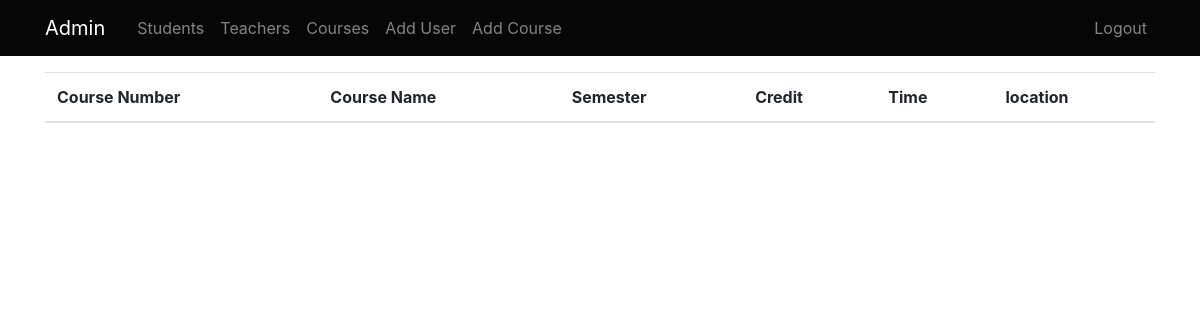
Page /admn/courses on the earlier database version.
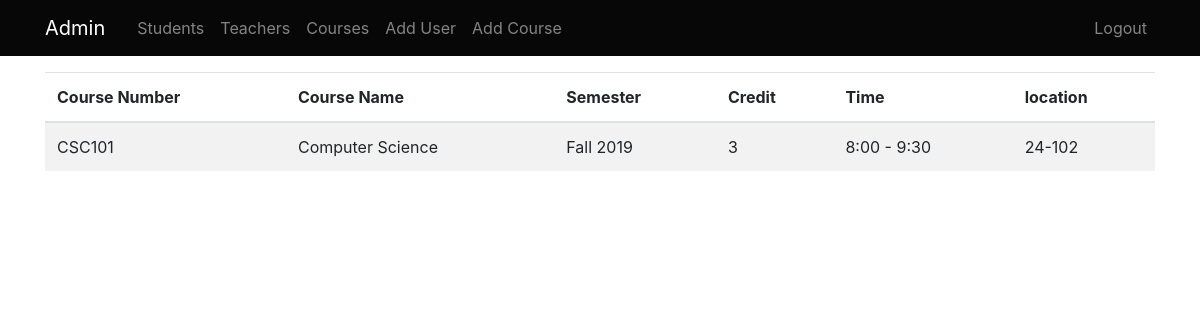
Same page on the later database version.
### application/models.py (models this page shows)
class Course(db.Model):
    __tablename__ = 'course'
    id = db.Column(db.Integer, primary_key=True)
    coursenumber = db.Column(db.String(10), nullable=False, unique=True)
    coursename = db.Column(db.String(15), nullable=False)
    time = db.Column(db.String(20), nullable=False)
    semester = db.Column(db.String(10), nullable=False)
    credit = db.Column(db.String(5), nullable=False)
    location = db.Column(db.String(10), nullable=False)
    teacher_id = db.Column(db.String(20), db.ForeignKey('user.user_id'), nullable=True)

### application/routes.py (the view)
@app.route('/admn/courses', methods=['GET', 'POST'])
def admin_courses():
    courses = Course.query.all()
    return render_template('/admin/courses.html', courses=courses)

### application/templates/admin/courses.html
{% extends 'admin/_layout.html'%}
{% block content%}
<table class="table table-striped">
    <thead><tr>
        <th>Course Number</th>
        <th>Course Name</th>
        <th>Semester</th>
        <th>Credit</th>
        <th>Time</th>
        <th>location</th>
    </tr></thead>
    <tbody>
        {% for course in courses %}
            <tr>
                <td>{{ course.coursenumber }}</td>
                <td>{{ course.coursename }}</td>
                <td>{{ course.semester }}</td>
                <td>{{ course.credit }}</td>
                <td>{{ course.time }}</td>
                <td>{{ course.location }}</td>
            </tr>
        {% endfor %}
    </tbody>
</table>
{% endblock %}

Differences in the rows shown:
added Course: coursenumber "CSC101", coursename "Computer Science", semester "Fall 2019", credit "3", time "8:00 - 9:30", location "24-102"
